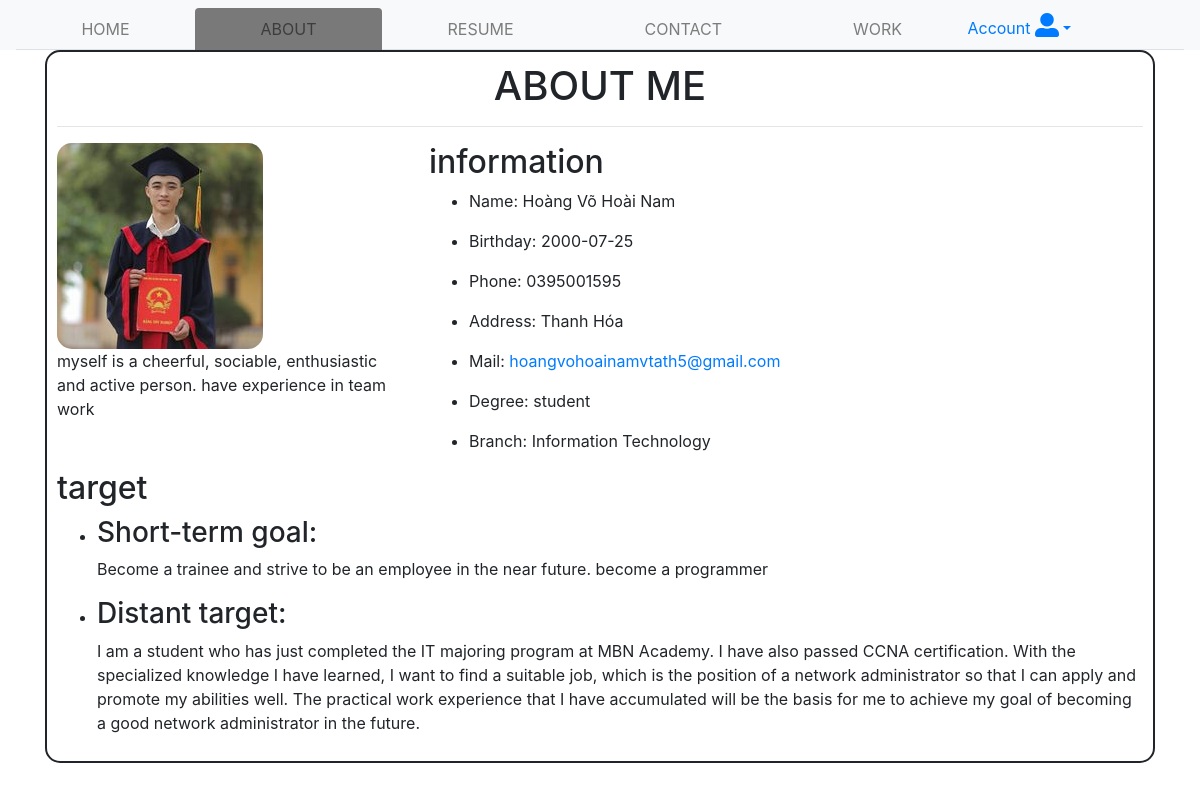
The page /php/aboutnam.php?id=1 on the database its author committed.
### tables this page shows
CREATE TABLE `about` (
  `id` int(11) NOT NULL,
  `image` char(30) NOT NULL,
  `introduce` varchar(100) DEFAULT NULL,
  `name` varchar(50) NOT NULL,
  `birthday` date NOT NULL,
  `phone` char(30) NOT NULL,
  `address` varchar(100) NOT NULL,
  `mail` char(50) NOT NULL,
  `degree` varchar(100) NOT NULL,
  `branch` varchar(100) NOT NULL,
  `short` varchar(500) NOT NULL,
  `distanttarget` varchar(1000) NOT NULL
);

### php/aboutnam.php (the view, shortened to what this page needs)
<!doctype html>
<html lang="en">
<head>
  <link rel="stylesheet" href="https://stackpath.bootstrapcdn.com/bootstrap/4.3.1/css/bootstrap.min.css"
>
  <link rel="stylesheet" href="https://pro.fontawesome.com/releases/v5.10.0/css/all.css"
 />
</head>
<body style="background:url(https://c1.wallpaperflare.com/preview/830/150/561/sackcloth-sackcloth-textured-laptop-ipad.jpg) no-repeat center  center; background-size:cover">
  <?php include("header.php");
          $host='localhost';
          $uer='root';
          $pass='';
          $db_name='cv';
        if(isset($_GET['id'])){
          $id = $_GET['id'];
      }
      $conn=mysqli_connect($host,$uer,$pass,$db_name);
          $sql="select * from about where id = ".$id;
              if($result = mysqli_query($conn, $sql)){
                  if(mysqli_num_rows($result) > 0){
                      $row = mysqli_fetch_array($result);
                  }
              }
      ?>
  <div class="container ">
    <div id="box">
    <div class="row">
      <div class="col-lg-12">
        <h1>ABOUT ME</h1><hr>
      </div>
    </div>
      <div class="row">
        <div class="col-lg-4">
          <img src="../image/<?php echo $row['image']  ?>" alt="">
          <p><?php echo $row['introduce']  ?></p>
        </div>
        <div class="col-lg-8">
          <h2>information</h2>
          <ul class="list">
            <li>
              <p>Name:
                <?php echo $row['name']  ?>
              </p>
            </li>
            <li>
              <p>Birthday:
                <?php echo $row['birthday']  ?>
              </p>
            </li>
            <li>
              <p>Phone:
                <?php echo $row['phone']  ?>
              </p>
            </li>
            <li>
              <p>Address:
                <?php echo $row['address']  ?>
              </p>
            </li>
            <li>
              <p>Mail: <a href="#">
                  <?php echo $row['mail']  ?>
                </a></p>
            </li>
            <li>
              <p>Degree:
                <?php echo $row['degree']  ?>
              </p>
            </li>
            <li>
              <p>Branch:
                <?php echo $row['branch']  ?>
              </p>
            </li>
          </ul>
        </div>
      </div>
      <div class="row">
        <div class="col-lg-12">
          <h2>target</h2>
          <ul>
            <li>
              <h3>Short-term goal: </h3>
              <p>
                <?php echo $row['short']  ?>
              </p>
            </li>
            <li>
              <h3>Distant target: </h3>
              <p>
                <?php echo $row['distanttarget']  ?>
              </p>
            </li>
          </ul>
        </div>
      </div>
    </div>
  </div>
  <?php include("footer.php") ?></body>
</body>
</html>

### php/aboutnam.php (style rules this page uses)
h1 { text-align: center; }
#box { border: 2px solid; padding: 10px; background-color:white; }
#box, img { border-radius: 15px; }

### rows shown on the page
about: image (picture), introduce "myself is a cheerful, sociable, enthusiastic and active person. have experience in team work", name "Hoàng Võ Hoài Nam", birthday "2000-07-25", phone "0395001595", address "Thanh Hóa", mail "hoangvohoainamvtath5@gmail.com", degree "student", branch "Information Technology", short "Become a trainee and strive to be an employee in the near future. become a programmer", distanttarget "I am a student who has just completed the IT majoring program at MBN Academy. I have also passed CCNA certification. With the specialized knowledge I have learned, I want to find a suitable job, which is the position of a network administrator so that I can apply and promote my abilities well. The practical work experience that I have accumulated will be the basis for me to achieve my goal of becoming a good network administrator in the future."
